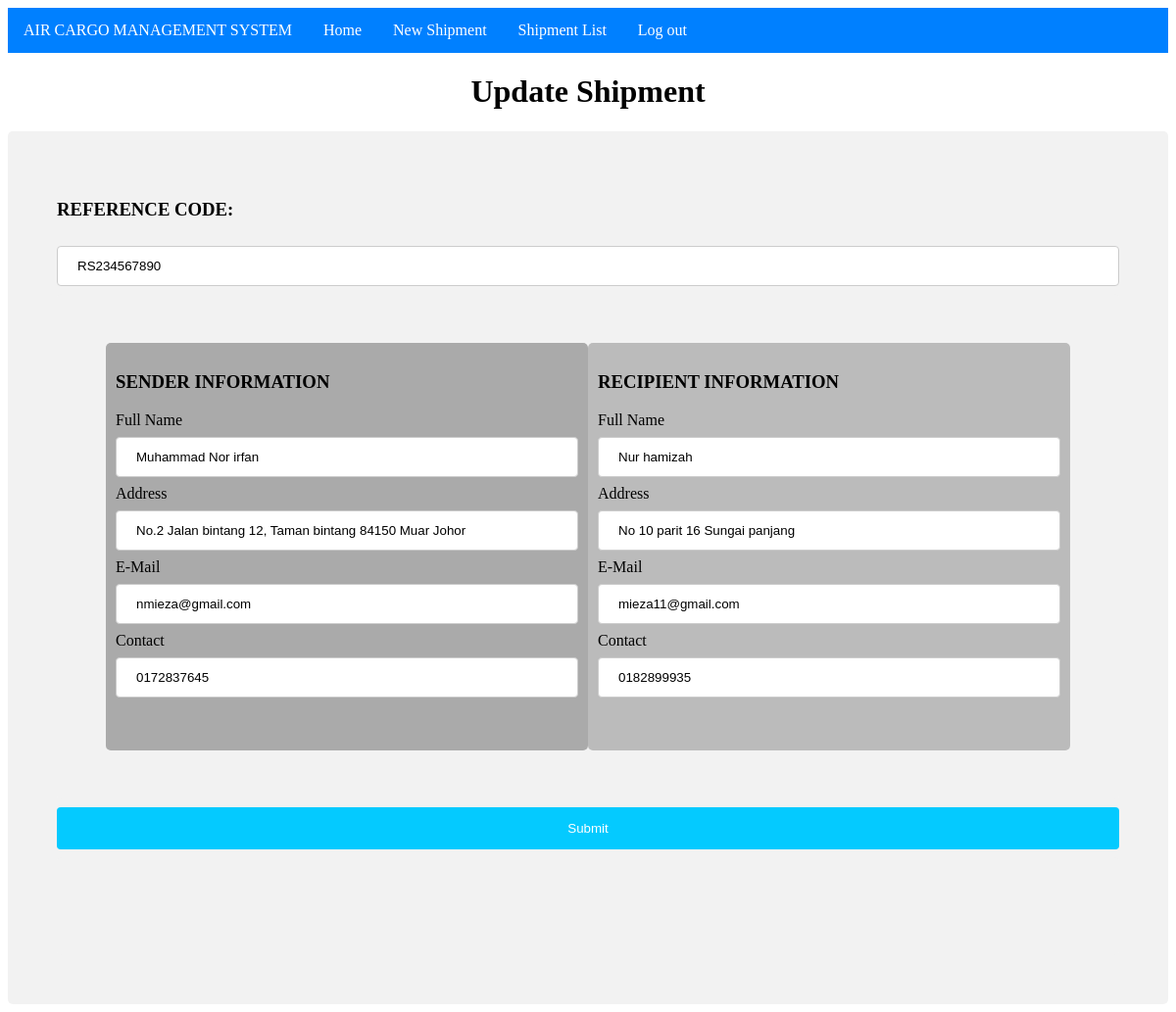
The app's page /update_shipment.php?id=RS234567890 with its own data.
### tables this page shows
CREATE TABLE `shipment` (
  `id` varchar(11) NOT NULL,
  `sname` varchar(255) NOT NULL,
  `saddress` varchar(255) NOT NULL,
  `semail` varchar(255) NOT NULL,
  `scontact` varchar(11) NOT NULL,
  `rname` varchar(255) NOT NULL,
  `raddress` varchar(255) NOT NULL,
  `remail` varchar(255) NOT NULL,
  `rcontact` varchar(11) NOT NULL,
  `status` int(2) NOT NULL COMMENT '1 = pending,\r\n2 = Accepted,\r\n3 = In Transit,\r\n4 = Out for Delivery,\r\n5 = Delivered',
  `date_created` datetime NOT NULL DEFAULT CURRENT_TIMESTAMP
);

### update_shipment.php (the view, shortened to what this page needs)
<!DOCTYPE html>
<html>
<?php
include("db_connect.php");
$result = mysqli_query($conn,"SELECT * FROM shipment WHERE id='" . $_GET['id'] . "'");
$row= mysqli_fetch_array($result);
?>
 <body>
<?php include 'wh_nav.php'; ?>
<h1>Update Shipment</h1>
<div>
<form action="shipment_list.php" method="POST" enctype="multipart/form-data">
  <h3><label for="sname">REFERENCE CODE:</label></h3>
    <input type="text" id="id" name="id" placeholder="Enter 11 character (e.g.:RS200020020)" value="<?php echo $row['id']; ?>">
  <div class="row">
    <div class="column" style="background-color:#aaa;">
    <h3><label for="Sender">SENDER INFORMATION</label></h3>
    <label for="sname">Full Name</label>
    <input type="text" id="sname" name="sname" placeholder="Your Full Name.." value="<?php echo $row['sname']; ?>">
    <label for="saddress">Address</label>
    <input type="text" id="saddress" name="saddress" placeholder="Your Address.." value="<?php echo $row['saddress']; ?>">
    <label for="semail">E-Mail</label>
    <input type="text" id="semail" name="semail" placeholder="Your E-Mail.." value="<?php echo $row['semail']; ?>">
    <label for="scontact">Contact</label>
    <input type="text" id="scontact" name="scontact" placeholder="Your Contact Number.." value="<?php echo $row['scontact']; ?>"><br><br><br>
</div>
    <div class="column" style="background-color:#bbb;">
    <h3><label for="Recepient">RECIPIENT INFORMATION</label></h3>
    <label for="rname">Full Name</label>
    <input type="text" id="rname" name="rname" placeholder="Your Full Name.." value="<?php echo $row['rname']; ?>">
    <label for="raddress">Address</label>
    <input type="text" id="raddress" name="raddress" placeholder="Your Address.." value="<?php echo $row['raddress']; ?>">
    <label for="remail">E-Mail</label>
    <input type="text" id="remail" name="remail" placeholder="Your E-Mail.." value="<?php echo $row['remail']; ?>">
    <label for="rcontact">Contact</label>
    <input type="text" id="rcontact" name="rcontact" placeholder="Your Contact Number.." value="<?php echo $row['rcontact']; ?>"><br><br><br>
</div>
</div>
    <input type="submit" value="Submit">
    <div><?php if(isset($message)) { echo $message; } ?> </div>
</div>
</body>
</html>

### update_shipment.php (style rules this page uses)
input[type=text], select { width: 100%; padding: 12px 20px; margin: 8px 0; display: inline-block; border: 1px solid #ccc; border-radius: 4px; box-sizing: border-box; }
input[type=submit] { width: 100%; background-color: #04CAFF; color: white; padding: 14px 20px; margin: 8px 0; border: none; border-radius: 4px; cursor: pointer; }
div { border-radius: 5px; background-color: #f2f2f2; padding: 50px; }
h1 { text-align: center; }
* { box-sizing: border-box; }
.column { float: left; width: 50%; padding: 10px; }
.row:after { content: ""; display: table; clear: both; }

### records on screen
shipment: id "RS234567890", sname "Muhammad Nor irfan", saddress "No.2 Jalan bintang 12, Taman bintang 84150 Muar Johor", semail "nmieza@gmail.com", scontact "0172837645", rname "Nur hamizah", raddress "No 10 parit 16 Sungai panjang", remail "mieza11@gmail.com", rcontact "0182899935"
